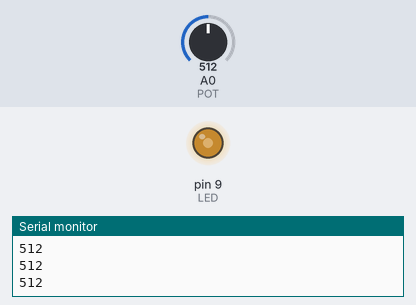
The sketch below on a simulated Arduino Uno, built with avr-gcc and run on an emulated ATmega328P. Parts: output pins drawn as LEDs (lit = HIGH), the last lines printed to the serial monitor. The test bench sets the inputs (shaded band); at power-on: A0 (POT) = 512.

Above: at 1.2 s.
1.3 s: A0 (POT) set to 716
At 2.0 s:
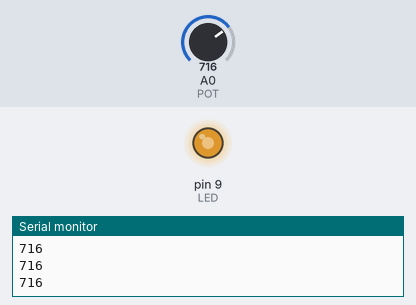
2.8 s: A0 (POT) set to 900
At 3.1 s:
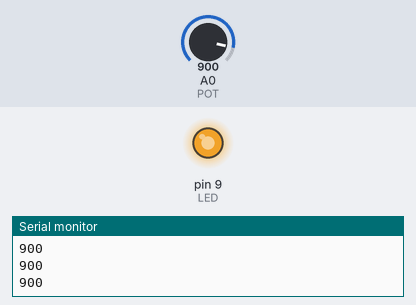
4.3 s: A0 (POT) set to 122
At 5.5 s:
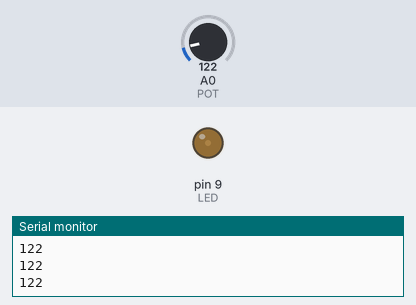
5.8 s: A0 (POT) set to 0
At 6.6 s:
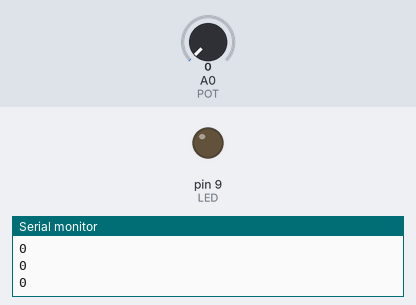
7.3 s: A0 (POT) set to 511
At 7.7 s:
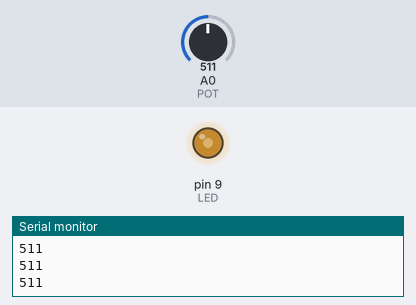
Timing chart, 0 to 9.8 s (numbered marks = the images above; inputs shaded):
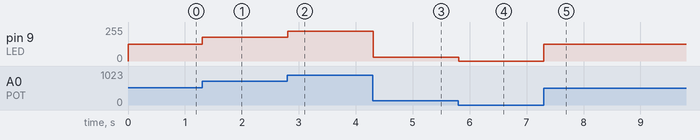

The sketch:

Lab2-2.ino
```cpp
// Define the pins for the LED and the potentiometer
const int LED = 9; // use a PWM pin
const int POT = A0; // use an analog pin

// Define a variable to store the potentiometer value
int potValue = 0;

void setup() {
  // Set the LED pin as output
  pinMode(LED, OUTPUT);

  // Set the potentiometer pin as input
  pinMode(POT, INPUT);

  // Serial monitor
  Serial.begin(9600);
}

void loop() {
  // Read the potentiometer value
  potValue = analogRead(POT);

  // Output potValue to Serial Monitor
  Serial.println(potValue);
  // Map the potentiometer value to a range from 0 to 255
  potValue = map(potValue, 0, 1023, 0, 255);

  // Write the potentiometer value to the LED pin
  analogWrite(LED, potValue);

  // Wait for a short time
  delay(10);
}
```

Measured:
- after the input at 1.3 s, pin 9 (LED): 127/255 → 178/255 at once
- after the input at 2.8 s, pin 9 (LED): 178/255 → 224/255 at once
- after the input at 4.3 s, pin 9 (LED): 224/255 → 30/255 at once
- after the input at 5.8 s, pin 9 (LED): 30/255 → 0/255 at once
- after the input at 7.3 s, pin 9 (LED): 0/255 → 127/255 at once
